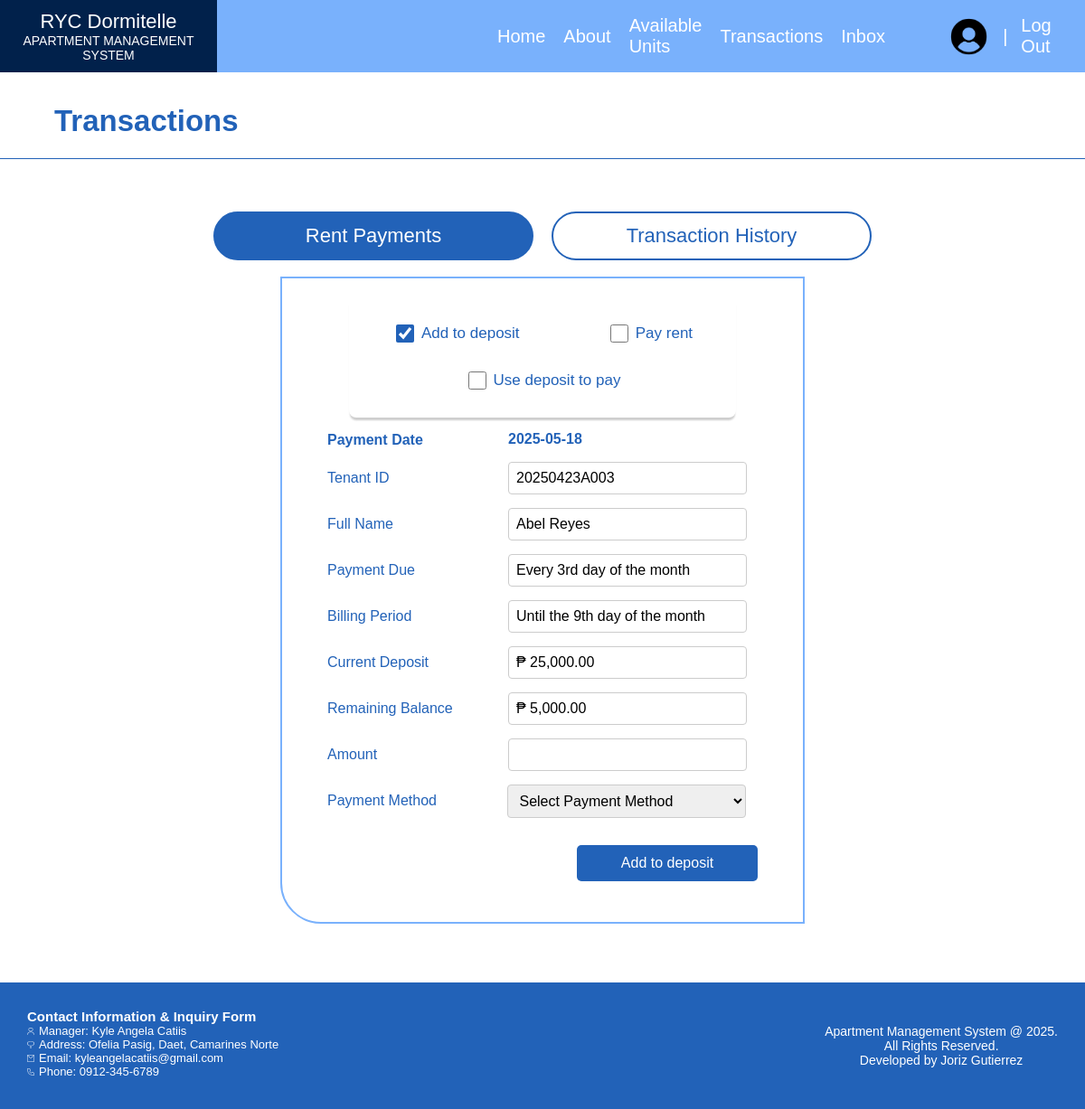
The app's page /tenantwebview/TRANSACTIONSPAGE.php (signed in) with its own data.
### tables this page shows
CREATE TABLE `tenants` (
  `tenant_ID` varchar(12) NOT NULL,
  `tenant_name` varchar(15) NOT NULL,
  `contact_number` varchar(13) NOT NULL,
  `email` varchar(30) NOT NULL,
  `emergency_contact_name` varchar(25) NOT NULL,
  `emergency_contact_num` varchar(13) NOT NULL,
  `tenant_image` varchar(255) NOT NULL
);

CREATE TABLE `tenant_unit` (
  `tenant_ID` varchar(12) NOT NULL,
  `unit_no` varchar(10) NOT NULL,
  `start_date` date NOT NULL,
  `end_date` date NOT NULL,
  `occupant_count` smallint(2) NOT NULL,
  `deposit` mediumint(6) NOT NULL,
  `balance` mediumint(6) NOT NULL,
  `payment_due` varchar(30) NOT NULL,
  `billing_period` varchar(31) NOT NULL,
  `lease_status` varchar(10) NOT NULL
);

### tenantwebview/TRANSACTIONSPAGE.php (the view, shortened to what this page needs)
<?php
include '../db_connect.php';
$email = $_SESSION['email_account'];
$tenant_ID = $tenant_name = $payment_due = $billing_period = $deposit = $balance = $unit_no = "";
if (!empty($email)) {
    $stmt = $conn->prepare("SELECT tenants.tenant_ID, tenant_name, tenant_unit.unit_no, tenant_unit.payment_due, tenant_unit.billing_period, tenant_unit.deposit, tenant_unit.balance
                            FROM tenants
                            INNER JOIN tenant_unit ON tenants.tenant_ID = tenant_unit.tenant_ID
                            WHERE tenants.email = ?");
    $stmt->bind_param("s", $email);
    $stmt->execute();
    $stmt->bind_result($tenant_ID, $tenant_name, $unit_no, $payment_due, $billing_period, $deposit, $balance);
}
?>
<!DOCTYPE html>
<html lang="en">
<head>
</head>
<body>
  <div class="header">
    <div class="containerSystemName" id="containerSystemName">
      <div class="systemName">
        <h2>RYC Dormitelle</h2>
        <h4>APARTMENT MANAGEMENT SYSTEM</h4>
      </div>
    </div>
    <div class="navbar" id="navbar">
      <div class="navbarContent">
        <a href="USERHOMEPAGE.php">Home</a>
        <a href="USERHOMEPAGE.php#aboutRYC" class="scroll-link">About</a>
        <a href="USERHOMEPAGE.php#availUnitsContainer" class="scroll-link">Available Units</a>
        <a href="TRANSACTIONSPAGE.php">Transactions</a>
        <a href="INBOXPAGE.php">Inbox</a>
        <div class="loginLogOut">
          <a href="TENANTACCOUNTPAGE.php"><img src="../staticImages/userIcon.png" alt="userIcon" style="height: 45px; width: 45px; display: flex; justify-content: center;"></a>
          <p style="font-size: 20px; color: white; margin: 0 5px;">|</p>
          <a href="../LOGIN.php">Log Out</a>
        </div>
      </div>
    </div>
  </div>
  <div class="mainBody">
    <div class="mainBodyContiner">
        <div class="pageTitle">
            <h1>Transactions</h1>
        </div>
        <div class="transactionchoices">
            <a href="TRANSACTIONPAGE.php" style="background-color: #2262B8; color: #fff;">Rent Payments</a>
            <a href="TRANSACTIONHISTORYPAGE.php">Transaction History</a>
        </div>
        <div class="transactionformContainer">
        <div class="transactionform">
          <form action="" method="POST" class="form" id="paymentForm">
            <div class="transactionTypecontainer">
              <div>
                <input type="checkbox" name="deposit" id="deposit" class="checkinput" onclick="setTransactionType(this)" checked>
                <label for="deposit" class="checklabel">Add to deposit</label>
              </div>
              <div>
                <input type="checkbox" name="payrent" id="payrent" class="checkinput" onclick="setTransactionType(this)">
                <label for="payrent" class="checklabel">Pay rent</label>
              </div>
              <div>
                <input type="checkbox" name="depositToPay" id="depositToPay" class="checkinput" onclick="setTransactionType(this)">
                <label for="depositToPay" class="checklabel">Use deposit to pay</label>
              </div>
            </div>
            <div><label><b>Payment Date</b></label><span name="payment_date"><b><?= date('Y-m-d') ?></b></span></div>
            <div><label>Tenant ID</label><input type="text" name="tenant_ID" value="<?= htmlspecialchars($tenant_ID) ?>" readonly></div>
            <div><label>Full Name</label><input type="text" name="tenant_name" value="<?= htmlspecialchars($tenant_name) ?>" readonly></div>
            <div><label>Payment Due</label><input type="text" name="lease_payment_due" value="<?= htmlspecialchars($payment_due) ?>" readonly></div>
            <div><label>Billing Period</label><input type="text" name="billing_period" value="<?= htmlspecialchars($billing_period) ?>" readonly></div>
            <div><label>Current Deposit</label><input type="text" name="current_deposit" value="₱ <?= htmlspecialchars(number_format($deposit, 2)) ?>" readonly></div>
            <div><label>Remaining Balance</label><input type="text" name="current_balance" value="₱ <?= htmlspecialchars(number_format($balance, 2)) ?>" readonly></div>
            <div><label>Amount</label><input type="number" name="amount_paid" id="amount_paid" required min="1" step="0.01"></div>
            <div>
              <label>Payment Method</label>
              <select name="payment_method" id="payment_method" required>
                <option value="">Select Payment Method</option>
              </select>
            </div>
            <div class="submitbtnContainer">
              <button type="submit" id="submitBtn">Add to deposit</button>
            </div>
          </form>
        </div>
        </div>
    </div>
  </div>
  <div class="footer">
    <div class="footerContainer">
      <div class="contactleftside">
        <h6>Contact Information & Inquiry Form</h6>
        <p><img src="../tenantviewIcons/profileIcon.png" alt="Profile Icon">Manager: Kyle Angela Catiis<br><img src="../tenantviewIcons/addressIcon.png" alt="Address Icon">Address: Ofelia Pasig, Daet, Camarines Norte<br>
          <img src="../tenantviewIcons/IconMail.png" alt="Mail Icon">Email: kyleangelacatiis@gmail.com<br><img src="../tenantviewIcons/phoneIcon.png" alt="Phone Icon">Phone: 0912-345-6789</p>
      </div>
      <div class="contactrightside">
        <p>Apartment Management System @ 2025.<br>All Rights Reserved.<br>Developed by Joriz Gutierrez</p>
      </div>
    </div>
  </div>
</body>
</html>

### tenantwebview/TRANSACTIONSPAGE.php (style rules this page uses)
body { margin: 0; background-color: #fff; padding: 0; font-family: Arial, sans-serif; }
.header { display: flex; position:fixed; z-index: 1; justify-content: space-between; width: 100%; height: 80px; }
.containerSystemName { display: flex; align-items: center; height: 100%; width: 25%; background-color: #01214B; }
.systemName { width: 100%; text-align: center; color: #fff; }
.systemName h2 { margin: 0; font-size: 22px; font-weight: 500; }
.systemName h4 { margin: 0; font-size: 14px; font-weight: 500; }
.navbar { background-color: #79B1FC; width: 80%; height: 100%; display: flex; align-items: center; position: relative; }
.navbarContent { display: flex; align-items: center; width: 100%; margin-left: 300px; margin-right: 90px; }
.navbarContent a { text-decoration: none; margin: 0 10px; color: white; font-size: 20px; }
.loginLogOut { display: flex; align-items: center; justify-content: right; margin-left: 50px; }
.pageTitle { height: 100px; display: flex; align-items: center; border-bottom: solid 1px #2262B8; }
.pageTitle h1 { margin-left: 60px; margin-top: 40px; font-size: 33px; color: #2262B8; }
.transactionchoices { width: 100%; height: 100px; align-items: center; display: flex; justify-content: center; }
.transactionchoices a { text-decoration: none; font-size: 22px; margin: 0 10px; margin-top: 70px; border: solid 2px #2262B8; color: #2262B8; display: flex; align-items: center; justify-content: center; border-radius: 30px; width: 350px; height: 50px; }
.transactionformContainer { width: 100%; height: auto; display: flex; justify-content: center; align-items: center; margin-top: 30px; padding-bottom: 40px; }
.transactionform { width: 48%; height: auto; border: solid 2px #79B1FC; border-bottom-left-radius: 45px; padding-bottom: 30px; }
.transactionTypecontainer { width: 90%; margin: 0 auto 20px auto; padding: 15px 0; display: flex; justify-content: space-around; align-items: center; flex-wrap: wrap; box-shadow: 0 4px 2px -1px rgba(0, 0, 0, 0.2); border-radius: 8px; }
.transactionTypecontainer div { display: flex; align-items: center; margin: 8px 5px; padding: 5px; }
.checkinput { width: 20px !important; height: 20px; margin-right: 8px !important; cursor: pointer; accent-color: #2262B8; }
.checklabel { font-size: 17px !important; color: #2262B8 !important; margin: 0 !important; cursor: pointer; display: inline !important; width: auto !important; }
.form { margin-top: 20px; margin-left: 50px; margin-right: 50px; }
.form > div { margin-bottom: 15px; }
.form label { width: 180px; font-size: 16px; margin-right: 20px; display: inline-block; color: #2262B8; vertical-align: middle; }
.form input { width: calc(100% - 230px); font-size: 16px; padding: 8px; border: 1px solid #ccc; border-radius: 4px; vertical-align: middle; }
.form select { width: calc(100% - 212px); font-size: 16px; padding: 8px; border: 1px solid #ccc; border-radius: 4px; position: relative; right: 5px; vertical-align: middle; }
.form span { color: #2262B8; font-size: 16px; }
.submitbtnContainer { width: 100%; display: flex; justify-content: flex-end; margin-top: 30px; padding-right: 30px; }
#submitBtn { width: 200px; height: 40px; background-color: #2262B8; color: #fff; border: none; border-radius: 5px; font-size: 16px; cursor: pointer; transition: background-color 0.3s; }
.mainBody { position: relative; top: 75px; }
.footer { margin-top: 100px; display: flex; justify-content: space-between; width: 100%; height: 140px; }
.footerContainer { background-color: #2262B8; width: 100%; height: 100%; display: flex; justify-content: space-between; align-items: center; }
.contactleftside { position: relative; bottom: 13px; margin-left: 30px; }
.contactleftside h6 { font-size: 15px; margin-bottom: 0; color: #fff; }
.contactleftside p { font-size: 13px; margin-top: 0; color: #fff; }
.contactleftside img { margin-right: 5px; height: 8px; width: 8px; }
.contactrightside { margin-right: 30px; text-align: center; }
.contactrightside p { font-size: 14px; color: #fff; }

### records on screen
tenants: tenant_ID "20250423A003", tenant_name "Abel Reyes", lease_payment_due "Every 3rd day of the month", billing_period "Until the 9th day of the month", current_deposit "₱ 25,000.00", current_balance "₱ 5,000.00"
